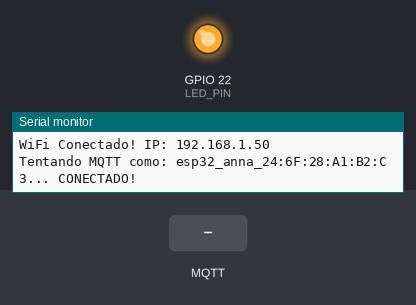
A sketch run on a simulated ESP32. On the bench: output pins drawn as LEDs (lit = HIGH), the last lines printed to the serial monitor. The test bench sets the inputs (shaded band). WiFi joins after 1.5 s; servers stay silent unless stated; no MQTT or app messages arrive unless stated.

Above: at 5.8 s.
5.9 s: MQTT message "LIGA" arrives on the first subscribed topic
At 6.4 s:
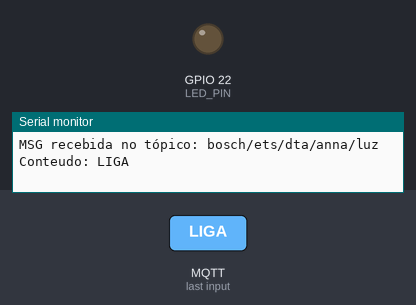
7.4 s: MQTT message "DESLIGA" arrives on the first subscribed topic
At 8.7 s:
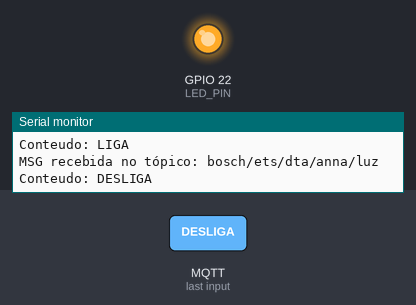
Timing chart, 0 to 10.4 s (numbered marks = the images above; inputs shaded):
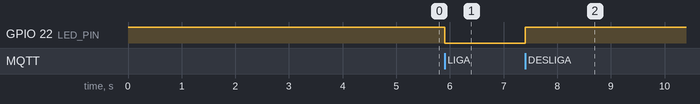

The sketch:

mqttString.ino
```cpp
/**
 * @author    patrosque
 * @brief     Cliente MQTT Industrial para IoT (ESP32).
 * Implementa protocolo Pub/Sub com LWT (Last Will),
 * reconexão não-bloqueante e identidade única via MAC.
 * @version   2.1.1
 * @date      2026-01-19
 * @history
 * v1.0.0 - 2026-01-10 - Implementação básica do conexão MQTT
 * v1.1.0 - 2026-01-12 - Adição comunicação string unidirecional
 * v1.2.1 - 2026-01-19 - Organização em pastas
 */

#include <WiFi.h>
#include <PubSubClient.h>
#include "env.h"

unsigned long tempo = 0;
bool isConnected = false;

WiFiClient espClient;
PubSubClient client(espClient);

void setup() {
  Serial.begin(115200);
  pinMode(LED_PIN, OUTPUT);
  digitalWrite(LED_PIN, HIGH);

  client.setServer(mqtt_server, mqtt_port);
  client.setCallback(callback);

  configWifi();
  configuraTimer();
}

void loop() {
  taConectado();
}
```

criaTimer.ino
```cpp
#include "env.h"

extern unsigned long tempo;
extern bool isConnected;
hw_timer_t *timer = NULL;

void IRAM_ATTR onTimer() {
  if (!isConnected) tempo++;
}

void configuraTimer() {
  timer = timerBegin(1000000);
  timerAttachInterrupt(timer, &onTimer);
  timerAlarm(timer, 1000, true, 0);
}
```

env.h
```cpp
#ifndef ENV_H
#define ENV_H
#define WIFI_SSID "BTIA_SON5CT"
#define WIFI_PASS "IUVr4qSh8kQe"
#define LED_PIN 22                                                             //led que já vem soldado na esp32

const char* mqtt_server    = "broker.hivemq.com";
const char* mqtt_client_id = "esp32_anna";                                    // <---- Coloca o seu nomezinho aqui
const char* topico_comando = "bosch/ets/dta/anna/luz";
const char* topico_status  = "bosch/ets/dta/anna/status";
const char* topico_texto   = "bosch/ets/dta/texto";
const int   mqtt_port      =  1883;

#endif
```

mqttconnect.ino
```cpp
#include <PubSubClient.h>

extern unsigned long tempo;

void callback(char* topic, byte* payload, unsigned int length) {
  Serial.print("MSG recebida no tópico: ");
  Serial.println(topic);
  String msg = "";
  for (unsigned int i = 0; i < length; i++) {
    msg += (char)payload[i];
  }
  Serial.println("Conteudo: " + msg);
  if (msg == "LIGA") {
    digitalWrite(LED_PIN, 0);
    client.publish(topico_status, "LIGADO", true);
  }
  else if (msg == "DESLIGA") {
    digitalWrite(LED_PIN, 1);
    client.publish(topico_status, "DESLIGADO", true);
  }
}

boolean attemptMqttConnection() {
  String clientId = String(mqtt_client_id) + "_" + String(WiFi.macAddress());
  Serial.print("Tentando MQTT como: " + clientId + "... ");
  if (client.connect(clientId.c_str(), NULL, NULL, topico_status, 0, true, "OFFLINE")){
    Serial.println("CONECTADO!");
    client.publish(topico_status, "ONLINE", true);
    client.subscribe(topico_comando);
    client.subscribe(topico_texto);
    return true;
  } else {
    Serial.print("Falha. rc=");
    Serial.print(client.state());
    return false;
  }
}

void taConectado(){
  if (!client.connected()) {
    isConnected = false;
    if (tempo > 5000) {
      tempo = 0;
      if (attemptMqttConnection()) tempo = 0;
    }
  } else {
    isConnected = true;
    client.loop();
  }
}
```

wificonnect.ino
```cpp
#include <WiFi.h>
#include "env.h"

void WiFiEvent(WiFiEvent_t event) {
    switch(event) {
        case ARDUINO_EVENT_WIFI_STA_GOT_IP:
            Serial.println("WiFi Conectado! IP: " + WiFi.localIP().toString());
            break;
        case ARDUINO_EVENT_WIFI_STA_DISCONNECTED:
            Serial.println("WiFi perdido. O driver tentará reconectar sozinho...");
            break;
    }
}

void configWifi(){
  WiFi.onEvent(WiFiEvent);
  WiFi.mode(WIFI_STA);
  WiFi.begin(WIFI_SSID, WIFI_PASS);
}
  
```

Measured:
- after the input at 5.9 s, GPIO 22 (LED_PIN): HIGH → LOW at once
- after the input at 7.4 s, GPIO 22 (LED_PIN): LOW → HIGH at once
